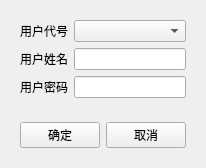
<?xml version="1.0" encoding="UTF-8"?>
<ui version="4.0">
 <class>LonInWidget</class>
 <widget class="QWidget" name="LonInWidget">
  <property name="geometry">
   <rect>
    <x>0</x>
    <y>0</y>
    <width>192</width>
    <height>155</height>
   </rect>
  </property>
  <property name="windowTitle">
   <string>用户登录</string>
  </property>
  <layout class="QVBoxLayout" name="verticalLayout">
   <item>
    <widget class="QWidget" name="widget_3" native="true">
     <layout class="QFormLayout" name="formLayout">
      <item row="0" column="0">
       <widget class="QLabel" name="label">
        <property name="text">
         <string>用户代号</string>
        </property>
       </widget>
      </item>
      <item row="0" column="1">
       <widget class="QComboBox" name="comboBox"/>
      </item>
      <item row="1" column="0">
       <widget class="QLabel" name="label_4">
        <property name="text">
         <string>用户姓名</string>
        </property>
       </widget>
      </item>
      <item row="1" column="1">
       <widget class="QLineEdit" name="lineEdit_3"/>
      </item>
      <item row="2" column="0">
       <widget class="QLabel" name="label_5">
        <property name="text">
         <string>用户密码</string>
        </property>
       </widget>
      </item>
      <item row="2" column="1">
       <widget class="QLineEdit" name="lineEdit"/>
      </item>
     </layout>
    </widget>
   </item>
   <item>
    <widget class="QWidget" name="widget_2" native="true">
     <layout class="QHBoxLayout" name="horizontalLayout">
      <item>
       <widget class="QPushButton" name="pushButton_3">
        <property name="text">
         <string>确定</string>
        </property>
       </widget>
      </item>
      <item>
       <widget class="QPushButton" name="pushButton_4">
        <property name="text">
         <string>取消</string>
        </property>
       </widget>
      </item>
     </layout>
    </widget>
   </item>
  </layout>
 </widget>
 <resources/>
 <connections/>
</ui>
